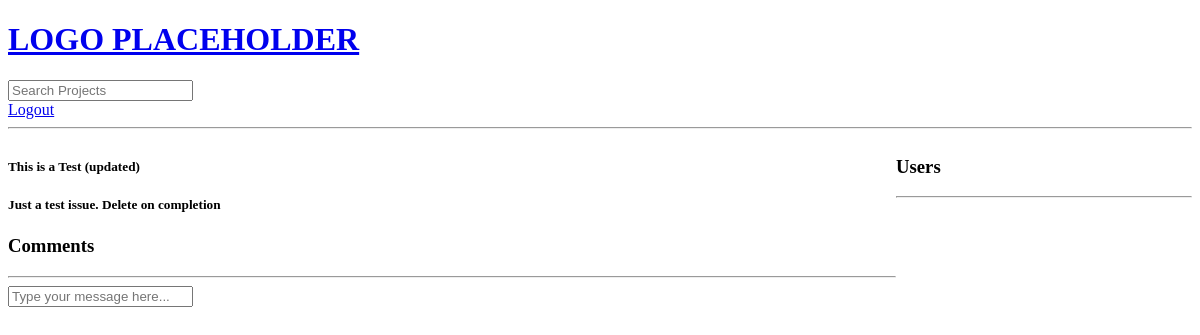
The page /issue/9a1fb42e-c173-40bc-9374-184b5fc844bb (signed in) on the database as committed earlier.
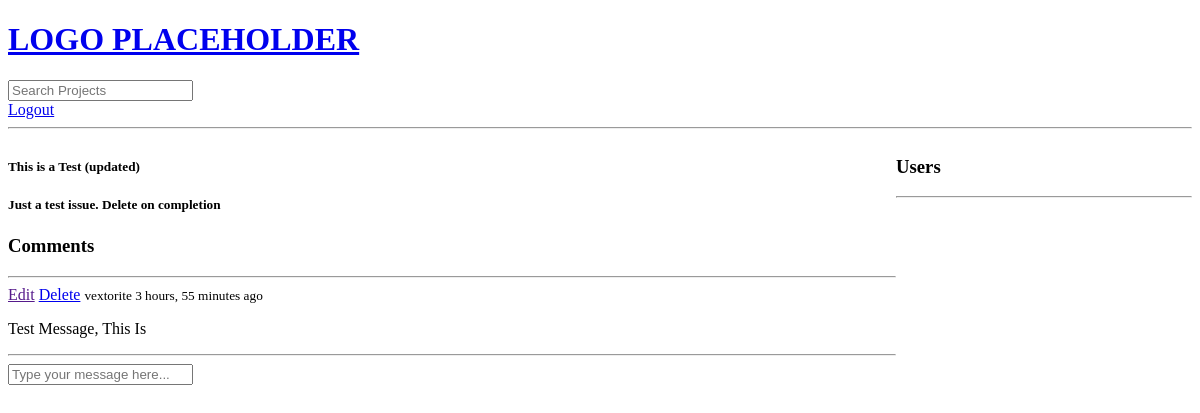
The same page on the database as committed later.
### base/models.py (models this page shows, shortened)
class Comment(models.Model):
    user = models.ForeignKey(User, on_delete=models.CASCADE)
    issue = models.ForeignKey(Issue, on_delete=models.CASCADE)
    body = models.TextField()
    dateCreated = models.DateTimeField(auto_now_add=True)
    dateModified = models.DateTimeField(auto_now=True)

### base/views.py (the view, shortened to what this page needs)
# urls.py: path('issue/<str:pk>', views.issue, name='issue'),
@login_required(login_url='login')
def issue(request, pk):
    issue = Issue.objects.get(id=pk)
    comments = issue.comment_set.all().order_by('-dateCreated')
    users = issue.participants.all()
    return render(request, 'base/issue.html', context={'issue':issue, 'comments':comments, 'users': users})

### base/templates/base/issue.html (shortened to what this page needs)
{% extends 'main.html' %}
{%block content%}
<div class="issue-container">
    <div>
        <h5>{{issue.title}}</h5>
        <h5>{{issue.description}}</h5>
        <div class='comment-wrapper'>
            <h3>Comments</h3>
            <hr>
            {%for comment in comments %}
                <div>
                    {%if request.user == comment.user %}
                    <a href=''>Edit</a> <a href='{% url "delete-comment" comment.id%}'>Delete</a>
                    {% endif%}
                    <small>{{comment.user}}  {{comment.dateCreated|timesince}} ago</small>
                    <p>{{comment.body}}</p>
                    <hr>
                </div>
            {%endfor%}
        </div>
        {%if request.user.is_authenticated%}
        <div class='comment-form'>
            <form method='post' action=''>
                <input type='text' name='body' placeholder='Type your message here...'/>
            </form>
        </div>
        {% endif %}
    </div>
    <div>
        <h3>Users</h3>
        <hr>
    </div>
</div>
{%endblock%}

Rows that differ between the two databases and show on the page:
added Comment: shows "Edit", user "vextorite", dateCreated "3 hours, 55 minutes", body "Test Message, This Is"
